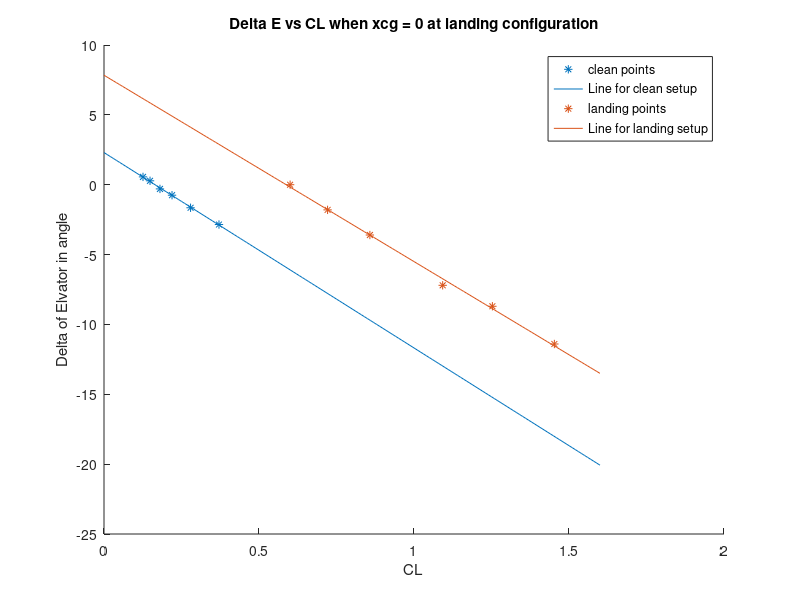

Recreate this plot in MATLAB.
clear
clc

%%Zero xcg AOA vs CL
%%cleaAn
rho=1.225;
IAS = [239.2,220.1,199.5,180.9,160.3,139]*0.5144;
MassOfFuel=(3100+503+[980,976,971.8,968.6,965,959.4]).*0.453592;
WeightOfFuel = MassOfFuel.*9.81;
CL = WeightOfFuel./(0.5.*rho.*IAS.^2.*17.48);
AoA=[-0.6,-0.3,0.1,0.45,1.25,2.3];

p1=polyfit(AoA,CL,1);
scatter(AoA,CL);
range = [-10:0.1:10];
hold on
plot(range,p1(1).*range + p1(2));
%%
%landing
IAS_landing = ([108.9,99.3,91,80.6,75.2,69.8])*0.5144;
MassOfFuel_landing = ([930,924.8,919,915.6,907.8,903.3]+3100+503).*0.453592;

WeightofFuel_landing = MassOfFuel_landing.*9.81;
CL_landing = WeightofFuel_landing./(0.5.*rho.*IAS_landing.^2.*17.48);
AoA_landing = [-4.3,-2.85,-1,2.1,3.6,5.7];

hold on
scatter(AoA_landing,CL_landing,'*');
p2 = polyfit(AoA_landing,CL_landing,1);
hold on
plot(range,p2(1).*range+p2(2));
legend('points for clean setup','line for clean setup','points for landing setup','line for landing setup');
xlabel('Angel of attack in degree');
ylabel('CL(Coefficient of life)');
title('CL vs AoA for zero Xcg');
hold off

%%
%clean 
%delta e and Cl
%cd = 0

rangeCL=[0:0.01:1.6];
deltaE=[0.04*14,0.02*14,-0.01*30,-0.025*30,-0.055*30,-0.095*30];
scatter(CL,deltaE,'*');
pdeltaE = polyfit(CL,deltaE,1);
hold on
plot(rangeCL,pdeltaE(1).*rangeCL+pdeltaE(2));
title('Delta E vs CL when xcg = 0 at clean configuration')
xlabel('CL')
ylabel('Delta of Elvator in angle');
hold on

%landing
deltaE_landing=[0*30,-0.06*30,-0.12*30,-0.24*30,-0.29*30,-0.38*30];
scatter(CL_landing,deltaE_landing,'*');
pdeltaE_landing = polyfit(CL_landing,deltaE_landing,1);
hold on
plot(rangeCL,pdeltaE_landing(1).*rangeCL+pdeltaE_landing(2));
title('Delta E vs CL when xcg = 0 at landing configuration')
xlabel('CL')
ylabel('Delta of Elvator in angle');
legend('clean points','Line for clean setup','landing points','Line for landing setup');

%clean dDeltaE/dCl = 15.7224
%landing = 30.6803
